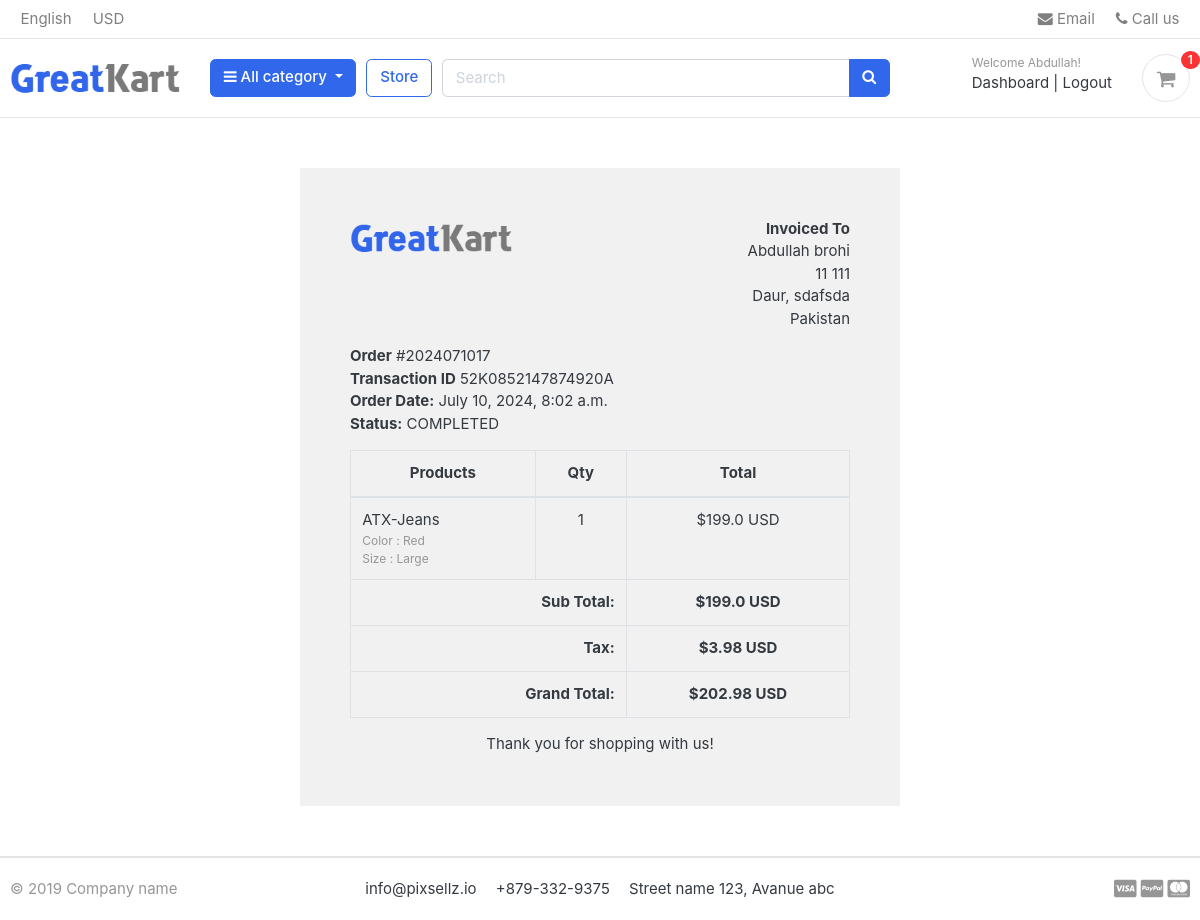
The app's page /accounts/order_detail/2024071017/ (signed in) with its own data.
### accounts/models.py (models this page shows, shortened)
class Account(AbstractBaseUser):
    first_name      = models.CharField(max_length=50)
    last_name       = models.CharField(max_length=50)
    username        = models.CharField(max_length=50, unique=True)
    email           = models.EmailField(max_length=100, unique=True)
    phone_number    = models.CharField(max_length=50)
    date_joined     = models.DateTimeField(auto_now_add=True)
    last_login      = models.DateTimeField(auto_now_add=True)
    is_admin        = models.BooleanField(default=False)
    is_staff        = models.BooleanField(default=False)
    is_active        = models.BooleanField(default=False)
    is_superadmin        = models.BooleanField(default=False)
    USERNAME_FIELD = 'email'
    REQUIRED_FIELDS = ['username', 'first_name', 'last_name']
    objects = MyAccountManager()

### orders/models.py (models this page shows, shortened)
class Order(models.Model):
    STATUS = (
        ('New', 'New'),
        ('Accepted', 'Accepted'),
        ('Completed', 'Completed'),
        ('Cancelled', 'Cancelled'),
    )
    user = models.ForeignKey(Account, on_delete=models.SET_NULL, null=True)
    payment = models.ForeignKey(Payment, on_delete=models.SET_NULL, blank=True, null=True)
    order_number = models.CharField(max_length=20)
    first_name = models.CharField(max_length=50)
    last_name = models.CharField(max_length=50)
    phone = models.CharField(max_length=15)
    email = models.EmailField(max_length=50)
    address_line_1 = models.CharField(max_length=50)
    address_line_2 = models.CharField(max_length=50, blank=True)
    country = models.CharField(max_length=50)
    state = models.CharField(max_length=50)
    city = models.CharField(max_length=50)
    order_note = models.CharField(max_length=100, blank=True)
    order_total = models.FloatField()
    tax = models.FloatField()
    status = models.CharField(max_length=10, choices=STATUS, default='New')
    ip = models.CharField(blank=True, max_length=20)
    is_ordered = models.BooleanField(default=False)
    created_at = models.DateTimeField(auto_now_add=True)
    updated_at = models.DateTimeField(auto_now=True)
    def full_name(self):
        return f'{self.first_name} {self.last_name}'
    def full_address(self):
        return f'{self.address_line_1} {self.address_line_2}'

class Payment(models.Model):
    user = models.ForeignKey(Account, on_delete=models.CASCADE)
    payment_id = models.CharField(max_length=100)
    payment_method = models.CharField(max_length=100)
    amount_paid = models.CharField(max_length=100) # this is the total amount paid
    status = models.CharField(max_length=100)
    created_at = models.DateTimeField(auto_now_add=True)

class OrderProduct(models.Model):
    order = models.ForeignKey(Order, on_delete=models.CASCADE)
    payment = models.ForeignKey(Payment, on_delete=models.SET_NULL, blank=True, null=True)
    user = models.ForeignKey(Account, on_delete=models.CASCADE)
    product = models.ForeignKey(Product, on_delete=models.CASCADE)
    variations = models.ManyToManyField(Variation, blank=True)
    quantity = models.IntegerField()
    product_price = models.FloatField()
    ordered = models.BooleanField(default=False)
    created_at = models.DateTimeField(auto_now_add=True)
    updated_at = models.DateTimeField(auto_now=True)

### store/models.py (models this page shows, shortened)
class Product(models.Model):
    product_name = models.CharField(max_length=200, unique=True)
    slug = models.SlugField(max_length=200, unique=True)
    description = models.TextField(max_length=500, blank=True)
    price = models.IntegerField()
    images = models.ImageField(upload_to='photos/product')
    stock = models.IntegerField()
    is_available = models.BooleanField(default=True)
    category = models.ForeignKey(Category, on_delete=models.CASCADE)
    created_date = models.DateTimeField(auto_now_add=True)
    modified_date = models.DateTimeField(auto_now=True)

class Variation(models.Model):
    product = models.ForeignKey(Product, on_delete=models.CASCADE)
    variation_category = models.CharField(max_length=100, choices=variation_category_choice)
    variation_value     = models.CharField(max_length=100)
    is_active           = models.BooleanField(default=True)
    created_date        = models.DateTimeField(auto_now=True)
    objects = VariationManager()

### accounts/views.py (the view)
# urls.py: path('order_detail/<int:order_id>/', views.order_detail, name='order_detail'),
@login_required(login_url='login')
def order_detail(request, order_id):
    order_detail = OrderProduct.objects.filter(order__order_number=order_id)
    order = Order.objects.get(order_number=order_id)
    subtotal = 0
    for i in order_detail:
        subtotal += i.product_price * i.quantity
    context = {
        'order_detail': order_detail,
        'order': order,
        'subtotal': subtotal,
    }
    return render(request, 'accounts/order_detail.html', context)

### templates/accounts/order_detail.html
{% extends 'base.html' %}
{% load static %}
{% block contant %}
<div class="container" style="margin: 0 auto;width: 50%;padding: 50px;background: #f1f1f1;margin-top: 50px;margin-bottom: 50px;">
    <div class="row invoice row-printable">
        <div class="col-md-12">
            <div class="panel panel-default plain" id="dash_0">
                <div class="panel-body p30">
                    <div class="row">
                        <div class="col-lg-6">
                            <div class="invoice-logo"><img src="{% static '/images/logo.png' %}" alt="Invoice logo" style="max-height: 40px;"></div>
                        </div>
                        <div class="col-lg-6">
                            <div class="invoice-from">
                                <ul class="list-unstyled text-right">
                                    <li><strong>Invoiced To</strong></li>
                                    <li>{{order.full_name}}</li>
                                    <li>{{order.full_address}}</li>
                                    <li>{{order.city}}, {{order.state}}</li>
                                    <li>{{order.country}}</li>
                                </ul>
                            </div>
                        </div>
                        <div class="col-lg-12">
                            <div class="invoice-details mt25">
                                <div class="well">
                                    <ul class="list-unstyled mb0">
                                        <li><strong>Order</strong> #{{order.order_number}}</li>
                                        <li><strong>Transaction ID</strong> {{order.payment.payment_id}}</li>
                                        <li><strong>Order Date:</strong> {{order.created_at}}</li>
                                        <li><strong>Status:</strong> {{order.payment.status}}</li>
                                    </ul>
                                </div>
                            </div>
                            <div class="invoice-items">
                                <div class="table-responsive" style="overflow: hidden; outline: none;" tabindex="0">
                                    <table class="table table-bordered">
                                        <thead>
                                            <tr>
                                                <th class="per70 text-center">Products</th>
                                                <th class="per5 text-center">Qty</th>
                                                <th class="per25 text-center">Total</th>
                                            </tr>
                                        </thead>
                                        <tbody>
                                          {% for item in order_detail %}
                                            <tr>
                                                <td>{{item.product.product_name}}
                                                  <p class="text-muted small">
                                          					{% if item.variations.all %}
                                          						{% for i in item.variations.all %}
                                          							{{ i.variation_category | capfirst }} : {{ i.variation_value | capfirst }} <br>
                                          						{% endfor %}
                                          					{% endif %}
                                          				</p>
                                                </td>
                                                <td class="text-center">{{item.quantity}}</td>
                                                <td class="text-center">${{item.product_price}} USD</td>
                                            </tr>
                                          {% endfor %}
                                        </tbody>
                                        <tfoot>
                                            <tr>
                                                <th colspan="2" class="text-right">Sub Total:</th>
                                                <th class="text-center">${{subtotal}} USD</th>
                                            </tr>
                                            <tr>
                                                <th colspan="2" class="text-right">Tax:</th>
                                                <th class="text-center">${{order.tax}} USD</th>
                                            </tr>
                                            <tr>
                                                <th colspan="2" class="text-right">Grand Total:</th>
                                                <th class="text-center">${{order.order_total}} USD</th>
                                            </tr>
                                        </tfoot>
                                    </table>
                                </div>
                            </div>
                            <div class="invoice-footer mt25">
                                <p class="text-center">Thank you for shopping with us!</p>
                            </div>
                        </div>
                    </div>
                </div>
            </div>
        </div>
    </div>
    </div>
{% endblock %}

### templates/base.html (shortened to what this page needs)
{% load static %}
<!DOCTYPE HTML>
<html lang="en">
<head>
<link href="{% static 'css/bootstrap.css' %}" rel="stylesheet" type="text/css"/>
<link href="{% static 'fonts/fontawesome/css/all.min.css' %}" type="text/css" rel="stylesheet">
<link href="{% static 'css/ui.css' %}" rel="stylesheet" type="text/css"/>
<link href="{% static 'css/responsive.css' %}" rel="stylesheet" media="only screen and (max-width: 1200px)" />
<link href="{% static 'css/custom.css' %}" rel="stylesheet" type="text/css"/>
<link rel="stylesheet" href="https://cdnjs.cloudflare.com/ajax/libs/font-awesome/4.7.0/css/font-awesome.min.css">
</head>
<body>
    {% include 'include/navbar.html' %}
{% block contant %}
{% endblock contant %}
 {% include 'include/footer.html' %}

### templates/include/navbar.html (shortened to what this page needs)
{% load static %}
<header class="section-header">
    <nav class="navbar p-md-0 navbar-expand-sm navbar-light border-bottom">
    <div class="container">
      <div class="collapse navbar-collapse" id="navbarTop4">
        <ul class="navbar-nav mr-auto">
            <li class="nav-item dropdown">
                 <a href="#" class="nav-link">   English </a>
            </li>
            <li class="nav-item dropdown">
                <a href="#" class="nav-link"> USD </a>
            </li>
        </ul>
        <ul class="navbar-nav">
            <li><a href="#" class="nav-link"> <i class="fa fa-envelope"></i> Email </a></li>
            <li><a href="#" class="nav-link"> <i class="fa fa-phone"></i> Call us </a></li>
        </ul>
      </div>
    </div>
    </nav>
    <section class="header-main border-bottom">
        <div class="container">
    <div class="row align-items-center">
        <div class="col-lg-2 col-md-3 col-6">
            <a href="{% url 'home' %}" class="brand-wrap">
                <img class="logo" src="{% static './images/logo.png' %}">
            </a>
        </div>
        <div class="col-lg col-sm col-md col-6 flex-grow-0">
            <div class="category-wrap dropdown d-inline-block float-right">
                <button type="button" class="btn btn-primary dropdown-toggle" data-toggle="dropdown">
                    <i class="fa fa-bars"></i> All category
                </button>
            </div>
        </div>
        <a href="{% url 'store' %}" class="btn btn-outline-primary">Store</a>
        <div class="col-lg  col-md-6 col-sm-12 col">
            <form action="{% url 'search' %}" class="search" method="get">
                <div class="input-group w-100">
                    <input type="text" class="form-control" style="width:60%;" placeholder="Search" name="keyword">
                    <div class="input-group-append">
                      <button class="btn btn-primary" type="submit">
                        <i class="fa fa-search"></i>
                      </button>
                    </div>
                </div>
            </form>
        </div>
        <div class="col-lg-3 col-sm-6 col-8 order-2 order-lg-3">
            <div class="d-flex justify-content-end mb-3 mb-lg-0">
              {% if user.id is None %}
              <div class="widget-header">
                <small class="title text-muted">Welcome guest!</small>
                <div>
                  <a href="{% url 'login' %}">Sign in</a> <span class="dark-transp"> | </span>
                  <a href="{% url 'register' %}"> Register</a>
                </div>
              </div>
              {% else %}
              <div class="widget-header">
                <small class="title text-muted">Welcome {{user.first_name}}!</small>
                <div>
                  <a href="{% url 'dashboard' %}">Dashboard</a> <span class="dark-transp"> | </span>
                  <a href="{% url 'logout' %}"> Logout</a>
                </div>
              </div>
              {% endif %}
              <a href="{% url 'carts' %}" class="widget-header pl-3 ml-3">
                <div class="icon icon-sm rounded-circle border"><i class="fa fa-shopping-cart"></i></div>
                <span class="badge badge-pill badge-danger notify">{{cart_count}}</span>
              </a>
            </div>
          </div>
    </div>
        </div>
    </section>
    </header>

### templates/include/footer.html (shortened to what this page needs)
{% load static %}
<footer class="section-footer border-top">
	<div class="container">
		<section class="footer-bottom border-top row">
			<div class="col-md-2">
				<p class="text-muted"> &copy 2019 Company name </p>
			</div>
			<div class="col-md-8 text-md-center">
				<span  class="px-2">info@pixsellz.io</span>
				<span  class="px-2">+879-332-9375</span>
				<span  class="px-2">Street name 123, Avanue abc</span>
			</div>
			<div class="col-md-2 text-md-right text-muted">
				<i class="fab fa-lg fa-cc-visa"></i>
				<i class="fab fa-lg fa-cc-paypal"></i>
				<i class="fab fa-lg fa-cc-mastercard"></i>
			</div>
		</section>
	</div>
</footer>
</body>
</html>

### records on screen
Account: first_name "Abdullah"
Order: full_name "Abdullah brohi", full_address "11 111", city "Daur", state "sdafsda", country "Pakistan", order_number "2024071017", payment.payment_id "52K0852147874920A", created_at "July 10, 2024, 8:02 a.m.", payment.status "COMPLETED", tax "3.98", order_total "202.98"
OrderProduct: product.product_name "ATX-Jeans", quantity "1", product_price "199.0"
Variation: variation_category "Color", variation_value "Red"
Variation: variation_category "Size", variation_value "Large"

### other values on screen
{{ cart_count }} "1"
{{ subtotal }} "199.0"
